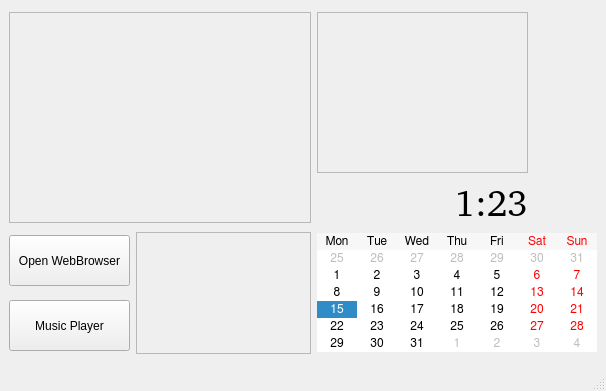
<?xml version="1.0" encoding="UTF-8"?>
<ui version="4.0">
 <class>MainWindow</class>
 <widget class="QMainWindow" name="MainWindow">
  <property name="windowModality">
   <enum>Qt::NonModal</enum>
  </property>
  <property name="geometry">
   <rect>
    <x>0</x>
    <y>0</y>
    <width>606</width>
    <height>391</height>
   </rect>
  </property>
  <property name="sizePolicy">
   <sizepolicy hsizetype="Maximum" vsizetype="Maximum">
    <horstretch>0</horstretch>
    <verstretch>0</verstretch>
   </sizepolicy>
  </property>
  <property name="minimumSize">
   <size>
    <width>606</width>
    <height>391</height>
   </size>
  </property>
  <property name="windowTitle">
   <string>MainWindow</string>
  </property>
  <widget class="QWidget" name="centralwidget">
   <layout class="QGridLayout" name="gridLayout">
    <item row="0" column="0" rowspan="2" colspan="2">
     <widget class="QFrame" name="frame_weather">
      <property name="frameShape">
       <enum>QFrame::StyledPanel</enum>
      </property>
      <property name="frameShadow">
       <enum>QFrame::Raised</enum>
      </property>
     </widget>
    </item>
    <item row="0" column="2">
     <widget class="QFrame" name="frame">
      <property name="sizePolicy">
       <sizepolicy hsizetype="Fixed" vsizetype="Fixed">
        <horstretch>0</horstretch>
        <verstretch>0</verstretch>
       </sizepolicy>
      </property>
      <property name="minimumSize">
       <size>
        <width>211</width>
        <height>150</height>
       </size>
      </property>
      <property name="maximumSize">
       <size>
        <width>211</width>
        <height>161</height>
       </size>
      </property>
      <property name="frameShape">
       <enum>QFrame::StyledPanel</enum>
      </property>
      <property name="frameShadow">
       <enum>QFrame::Raised</enum>
      </property>
     </widget>
    </item>
    <item row="1" column="2">
     <widget class="QLabel" name="label_clock">
      <property name="minimumSize">
       <size>
        <width>111</width>
        <height>41</height>
       </size>
      </property>
      <property name="maximumSize">
       <size>
        <width>211</width>
        <height>41</height>
       </size>
      </property>
      <property name="font">
       <font>
        <family>Droid Sans [monotype]</family>
        <pointsize>28</pointsize>
        <weight>50</weight>
        <bold>false</bold>
        <underline>false</underline>
        <stylestrategy>PreferDefault</stylestrategy>
        <kerning>false</kerning>
       </font>
      </property>
      <property name="autoFillBackground">
       <bool>false</bool>
      </property>
      <property name="text">
       <string>1:23</string>
      </property>
      <property name="textFormat">
       <enum>Qt::AutoText</enum>
      </property>
      <property name="scaledContents">
       <bool>false</bool>
      </property>
      <property name="alignment">
       <set>Qt::AlignRight|Qt::AlignTrailing|Qt::AlignVCenter</set>
      </property>
      <property name="textInteractionFlags">
       <set>Qt::NoTextInteraction</set>
      </property>
     </widget>
    </item>
    <item row="2" column="0">
     <widget class="QPushButton" name="pushButton_internet">
      <property name="minimumSize">
       <size>
        <width>121</width>
        <height>51</height>
       </size>
      </property>
      <property name="maximumSize">
       <size>
        <width>121</width>
        <height>51</height>
       </size>
      </property>
      <property name="text">
       <string>Open WebBrowser</string>
      </property>
     </widget>
    </item>
    <item row="2" column="1" rowspan="2">
     <widget class="QFrame" name="frame_2">
      <property name="frameShape">
       <enum>QFrame::StyledPanel</enum>
      </property>
      <property name="frameShadow">
       <enum>QFrame::Raised</enum>
      </property>
     </widget>
    </item>
    <item row="2" column="2" rowspan="2">
     <widget class="QCalendarWidget" name="calendarWidget_main">
      <property name="sizePolicy">
       <sizepolicy hsizetype="Fixed" vsizetype="Fixed">
        <horstretch>0</horstretch>
        <verstretch>0</verstretch>
       </sizepolicy>
      </property>
      <property name="minimumSize">
       <size>
        <width>217</width>
        <height>119</height>
       </size>
      </property>
      <property name="font">
       <font>
        <family>FreeSans</family>
       </font>
      </property>
      <property name="cursor">
       <cursorShape>BlankCursor</cursorShape>
      </property>
      <property name="firstDayOfWeek">
       <enum>Qt::Monday</enum>
      </property>
      <property name="verticalHeaderFormat">
       <enum>QCalendarWidget::NoVerticalHeader</enum>
      </property>
      <property name="navigationBarVisible">
       <bool>false</bool>
      </property>
      <property name="dateEditEnabled">
       <bool>false</bool>
      </property>
     </widget>
    </item>
    <item row="3" column="0">
     <widget class="QPushButton" name="pushButton_mp">
      <property name="minimumSize">
       <size>
        <width>121</width>
        <height>51</height>
       </size>
      </property>
      <property name="maximumSize">
       <size>
        <width>121</width>
        <height>51</height>
       </size>
      </property>
      <property name="text">
       <string>Music Player</string>
      </property>
     </widget>
    </item>
   </layout>
  </widget>
  <widget class="QStatusBar" name="statusbar"/>
 </widget>
 <resources/>
 <connections/>
</ui>
